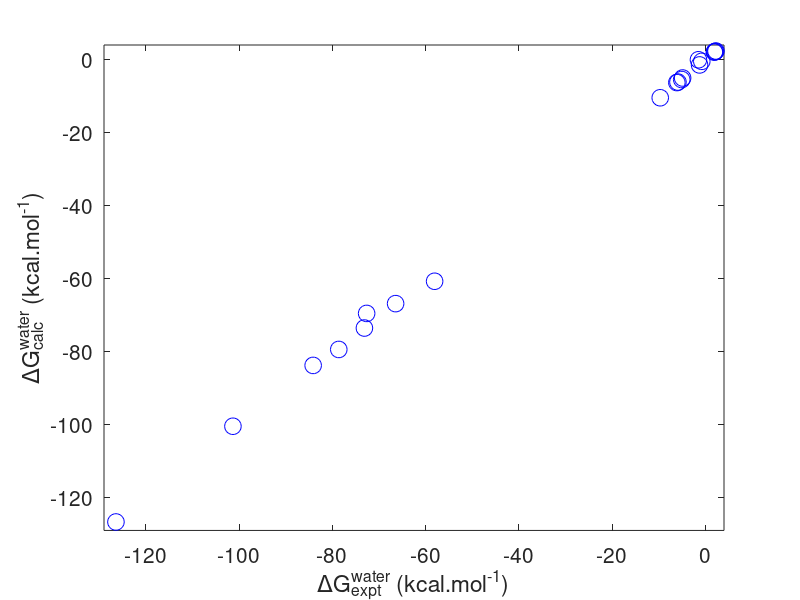

MATLAB code to generate this figure: (Note: this script raises an error after producing the figure.)
clear all;clc;close all
addpath('export_fig/')
%Water
%%
trainingplot_flag=1;
mnsolplot_flag=1;
mobleyplot_flag=1;
ploton=1;
outlier_flag=0;

%%

if trainingplot_flag==1
    
    
    run_water_training=load('RunWater_training_thermo.mat');

    index_training=run_water_training.index;  % index of 298K =24.85C in the temp vector
    dg_ref_training=run_water_training.refE(index_training,:);   % expaerimental Delta_G of the training set in kcal/mol
    ds_ref_training=run_water_training.refS;  % expaerimentalDelta S of the training set in cal/mol/K
    cp_ref_training=run_water_training.refCP;  % expaerimentalDelta S of the training set in cal/mol/K
    dg_calc_training=run_water_training.calcE(index_training,:); % calculated Delta_G of the training set in kcal/mol
    ds_calc_training=run_water_training.calcS; % calculated S of the training set in cal/mol/K
    cp_calc_training=run_water_training.calcCP; % calculated S of the training set in cal/mol/K
    dg_rms_298_training=run_water_training.dg_rms_298;
    ds_rms_298_training=run_water_training.ds_rms_298;
    cp_rms_298_training=run_water_training.cp_rms_298;
    
    dgcorrcoef=corrcoef(dg_ref_training,dg_calc_training);
    dscorrcoef=corrcoef(ds_ref_training,ds_calc_training);
    cpcorrcoef=corrcoef(cp_ref_training,cp_calc_training);

    if outlier_flag==1

        dg_err_training=abs(dg_ref_training-dg_calc_training);
        ds_err_training=abs(ds_ref_training-ds_calc_training);
        cp_err_training=abs(cp_ref_training-cp_calc_training);

        dg_err_training=sort(dg_err_training);
        ds_err_training=sort(ds_err_training);
        cp_err_training=sort(cp_err_training);

        dg_err_training_outlier=dg_err_training(end-1:end);
        ds_err_training_outlier=ds_err_training(end-1:end);
        cp_err_training_outlier=cp_err_training(end-1:end);

    end
    
    if ploton

        min_axe=round(min(min(dg_ref_training),min(dg_calc_training)));
        max_axe=round(max(max(dg_ref_training),max(dg_calc_training)));

        figure
        p=plot(dg_ref_training,dg_calc_training,'bo','markers',12);
        set(gca,'FontSize',15)
        xlabel('\DeltaG_{expt}^{water} (kcal.mol^{-1})');
        ylabel('\DeltaG_{calc}^{water} (kcal.mol^{-1})');
        axis([min_axe-2 max_axe+2 min_axe-2 max_axe+2]);
        diagline=refline(1,0);
        set(diagline,'LineWidth',2);
        set(diagline,'Color','k');
        leg=legend(['SLIC; Training set; RMS = ',num2str(dg_rms_298_training)],'location','southeast');
        leg.Location='southeast';
        leg.FontSize=15;
        filename = sprintf('Output/DeltaG-water-training_set.PDF');
        export_fig(filename,'-painters','-transparent');
        hold off

        min_axe=round(min(min(ds_ref_training),min(ds_calc_training)));
        max_axe=round(max(max(ds_ref_training),max(ds_calc_training)));

        figure
        p=plot(ds_ref_training,ds_calc_training,'bo','markers',12);
        set(gca,'FontSize',15)
        xlabel('\DeltaS_{expt}^{water} (cal.mol^{-1}.K^{-1})');
        ylabel('\DeltaS_{calc}^{water} (cal.mol^{-1}.K^{-1})');
        axis([min_axe-2 max_axe+2 min_axe-2 max_axe+2]);
        diagline=refline(1,0);
        set(diagline,'LineWidth',2);
        set(diagline,'Color','k');
        leg=legend(['SLIC; training set; RMS = ',num2str(ds_rms_298_training)]);
        leg.Location='southeast';
        leg.FontSize=15;
        filename = sprintf('Output/DeltaS-water-training_set.PDF');
        export_fig(filename,'-painters','-transparent');
        hold off

        min_axe=round(min(min(cp_ref_training),min(cp_calc_training)));
        max_axe=round(max(max(cp_ref_training),max(cp_calc_training)));

        figure
        p=plot(cp_ref_training,cp_calc_training,'bo','markers',12);
        set(gca,'FontSize',15)
        xlabel(['C_p','{ }_{expt}^{water} (cal.mol^{-1}.K^{-1})']);
        ylabel(['C_p','{ }_{calc}^{water} (cal.mol^{-1}.K^{-1})']);
        axis([min_axe-2 max_axe+2 min_axe-2 max_axe+2]);
        diagline=refline(1,0);
        set(diagline,'LineWidth',2);
        set(diagline,'Color','k');
        leg=legend(['SLIC; training set; RMS = ',num2str(cp_rms_298_training)]);
        leg.Location='northwest';
        leg.FontSize=15;
        filename = sprintf('Output/Cp-water-training_set.PDF');
        export_fig(filename,'-painters','-transparent');
        hold off
        
    end
    
    
    writeDat('Trainingset_Thermo.tex',run_water_training);
end

%%
if mnsolplot_flag==1
    
    fid = fopen('mnsol/water.csv','r'); 
    Data = textscan(fid,'%s %f %f','delimiter',',');
    fclose(fid);
    mol_list = Data{1};
    dG_list = Data{2};
    
    run_water_Mobley=load('RunWater_mobley_thermo.mat');
    
    [m, index] = ismember(mol_list,run_water_Mobley.mol_list);

    index_mnsol=run_water_Mobley.index;
    dg_ref_mnsol=dG_list';
    dg_calc_slic_mnsol=run_water_Mobley.calcE(index_mnsol,index);
    ds_calc_slic_mnsol=run_water_Mobley.dsvec(index);
    dg_rms_slic_mnsol=rms(dg_calc_slic_mnsol-dg_ref_mnsol);
    
    
    min_axe=round(min([min(dg_ref_mnsol),min(dg_calc_slic_mnsol)]));
    max_axe=round(max([max(dg_ref_mnsol),max(dg_calc_slic_mnsol)]));
    
    if ploton
        
        figure
        p=plot(dg_ref_mnsol,dg_calc_slic_mnsol,'bo','markers',8,'LineWidth',1.5);
        set(gca,'FontSize',15)
        axis([min_axe-2 max_axe+2 min_axe-2 max_axe+2]);
        xlabel('\DeltaG_{expt}^{water} (kcal.mol^{-1})');
        ylabel('\DeltaG_{calc}^{water} (kcal.mol^{-1})');
        leg=legend( ['SLIC; MNSol database; RMS = ',num2str(dg_rms_slic_mnsol)]);
        leg.Location='northwest';
        leg.FontSize=15;
        diagline=refline(1,0);
        set(diagline,'LineWidth',2);
        set(diagline,'Color','k');
        filename = sprintf('Output/DeltaG-water-mnsol.PDF');
        export_fig(filename,'-painters','-transparent');   
        hold off
        
    end

end

%%
if mobleyplot_flag==1
    
    run_water_Mobley=load('RunWater_mobley_thermo.mat');
    
    index_mobley=run_water_Mobley.index;
    dg_ref_mobley=run_water_Mobley.refE(index_mobley,:);
    dg_calc_slic_mobley=run_water_Mobley.calcE(index_mobley,:);
    ds_calc_slic_mobley=run_water_Mobley.dsvec;
    dg_calc_mobley=run_water_Mobley.calc_mobley;
    dg_rms_slic_mobley=run_water_Mobley.dg_rms_298;
    dg_rms_mobley=run_water_Mobley.dg_rms_298_MD;
    
    dg_ref_average=mean(dg_ref_mobley);
    dg_ref_average_5=0.2*dg_ref_average;
    dg_ref_average_10=0.5*dg_ref_average;
    

    min_axe=round(min([min(dg_ref_mobley),min(dg_calc_slic_mobley),min(dg_calc_mobley)]));
    max_axe=round(max([max(dg_ref_mobley),max(dg_calc_slic_mobley),max(dg_calc_mobley)]));
    

    if ploton 

        figure
        q=plot(dg_ref_mobley,dg_calc_mobley,'r+','markers',10,'LineWidth',1.5);
        set(gca,'FontSize',15)
        axis([min_axe-2 max_axe+2 min_axe-2 max_axe+2]);
        xlabel('\DeltaG_{expt}^{water} (kcal.mol^{-1})');
        ylabel('\DeltaG_{calc}^{water} (kcal.mol^{-1})');
        hold on
        p=plot(dg_ref_mobley,dg_calc_slic_mobley,'bo','markers',5,'LineWidth',1.5);
        hold on
        leg=legend( ['MD; Mobley database; RMS = ',num2str(dg_rms_mobley)],...
                    ['SLIC; Mobley database; RMS = ',num2str(dg_rms_slic_mobley)]);
        leg.Location='southeast';
        leg.FontSize=15;   
        
        diagline=refline(1,0);
        
%         diagline_5u=refline(1,dg_ref_average_5);
%         hold on
%         diagline_5l=refline(1,-dg_ref_average_5);
%         hold on
%         diagline_10u=refline(1,dg_ref_average_10);
%         hold on
%         diagline_10l=refline(1,-dg_ref_average_10);  

        set(diagline,'LineWidth',2);
        set(diagline,'Color','k');
        filename = sprintf('Output/DeltaG-water-mobley.PDF');
        export_fig(filename,'-painters','-transparent');
        hold off
        
    end
    
    writeDat_Mobley('Mobley_Thermo.tex',run_water_Mobley);
end



% axis([min(dg_ref_training)-3 max(dg_ref_training)+3 min(dg_ref_training)-3 max(dg_ref_training)+3])
% hold on
%plot([min(dg_ref_training)-3, max(dg_ref_training)+3],[min(dg_ref_training)-3 ,max(dg_ref_training)+3],'k','linewidth',2)



